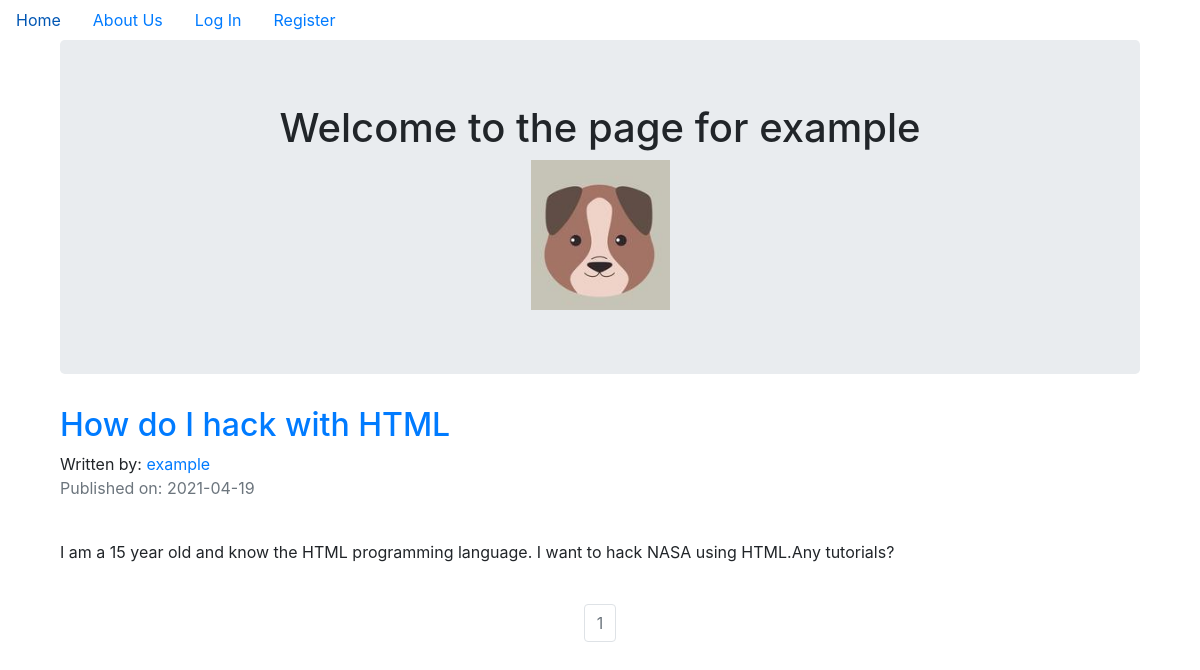
The app's page /example with its own data.
### techblog/models.py (models this page shows, shortened)
class User(db.Model, UserMixin):
    __tablename__ = 'users'
    id = db.Column(db.Integer, primary_key = True)
    profile_image = db.Column(db.String(20), nullable=False, default='default_profile.png')
    email = db.Column(db.String(64), unique=True, index=True)
    username = db.Column(db.String(64), unique=True, index=True)
    password_hash = db.Column(db.String(128))
    posts = db.relationship('BlogPost', backref='author', lazy=True)

class BlogPost(db.Model):
    users = db.relationship(User)
    id = db.Column(db.Integer, primary_key=True)
    user_id = db.Column(db.Integer, db.ForeignKey('users.id'), nullable=False)
    date = db.Column(db.DateTime, nullable=False, default=datetime.utcnow)
    title = db.Column(db.String(140), nullable=False)
    text = db.Column(db.Text, nullable=False)

### techblog/users/views.py (the view)
@users.route("/<username>")
def user_posts(username):
    page = request.args.get('page', 1, type=int)
    user = User.query.filter_by(username=username).first_or_404()
    blog_posts = BlogPost.query.filter_by(author=user).order_by(BlogPost.date.desc()).paginate(page=page, per_page=5)
    return render_template('user_blog_posts.html', blog_posts=blog_posts, user=user)

### techblog/templates/user_blog_posts.html (shortened to what this page needs)
{% extends "base.html" %}
{% block content %}
<div class="container">
  <div class="jumbotron">
    <div align='center'>
      <h1 >Welcome to the page for {{user.username}}</h1>
      <img align='center' src="{{ url_for('static', filename='profile_pics/' + user.profile_image) }}">
    </div>
  </div>
{% for post in blog_posts.items %}
          <h2><a href="{{ url_for('blog_posts.blog_post', blog_post_id=post.id) }}">{{ post.title }}</a></h2>
          Written by: <a href="{{ url_for('users.user_posts', username=post.author.username) }}">{{ post.author.username }}</a>
          <p class="text-muted">Published on: {{ post.date.strftime('%Y-%m-%d') }}</p>
          <br>
            <p>{{post.text}}</p>
          <br>
{% endfor %}
</div>
<nav aria-label="Page navigation example">
  <ul class="pagination justify-content-center">
    {% for page_num in blog_posts.iter_pages(left_edge=1, right_edge=1, left_current=1, right_current=2) %}
            {% if blog_posts.page == page_num %}
              <li class="page-item disabled">
                <a class="page-link" href="{{ url_for('users.user_posts', username=user.username, page=page_num) }}">{{ page_num }}</a></li>
            {% else %}
              <li class="page-item"><a class="page-link" href="{{ url_for('users.user_posts', username=user.username, page=page_num) }}">{{ page_num }}</a></li>
            {% endif %}
    {% endfor %}
</nav>
{% endblock content %}

### records on screen
User: username "example", profile_image (placeholder picture)
BlogPost: title "How do I hack with HTML", author.username "example", date "2021-04-19", text "I am a 15 year old and know the HTML programming language. I want to hack NASA using HTML.Any tutorials?"

### other values on screen
{{ page_num }} "1"
